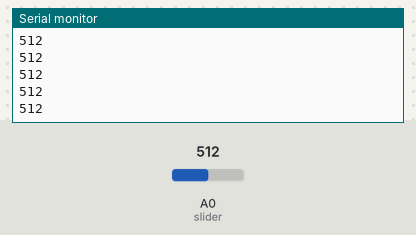
The sketch below on a simulated Arduino Uno, built with avr-gcc and run on an emulated ATmega328P. Parts: the last lines printed to the serial monitor. Inputs (shaded band) come from the test bench; at power-on: A0 (slider) = 512.

Above: at 1.2 s.
1.3 s: A0 (slider) set to 716
At 2.1 s:
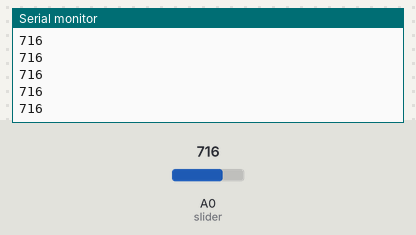
2.8 s: A0 (slider) set to 900
At 3.9 s:
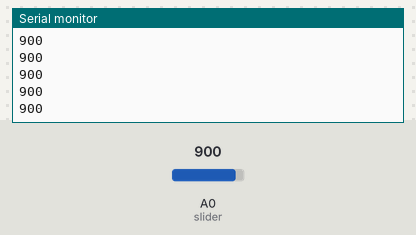
Timing chart, 0 to 5.8 s (numbered marks = the images above; inputs shaded):
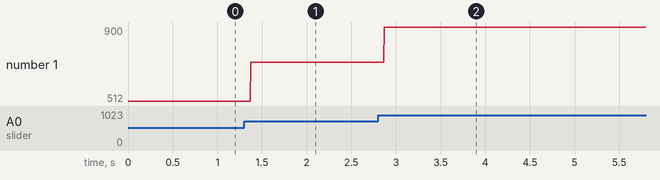

The sketch:

analogread_4.ino
```cpp
int slider = 0;

void setup () {
  Serial.begin(9600);
  Serial.println("OK");

  pinMode(slider, INPUT);
}

void loop () {
  int value = analogRead(slider);

  Serial.println(value);
}
```

Measured:
- after the input at 1.3 s, the serial monitor: prints a new line after 0.07 s (image 1)
- after the input at 2.8 s, the serial monitor: prints a new line after 0.07 s (image 2)
- plotted number 1: 512 → 716 after the input at 1.3 s, 716 → 900 after the input at 2.8 s
